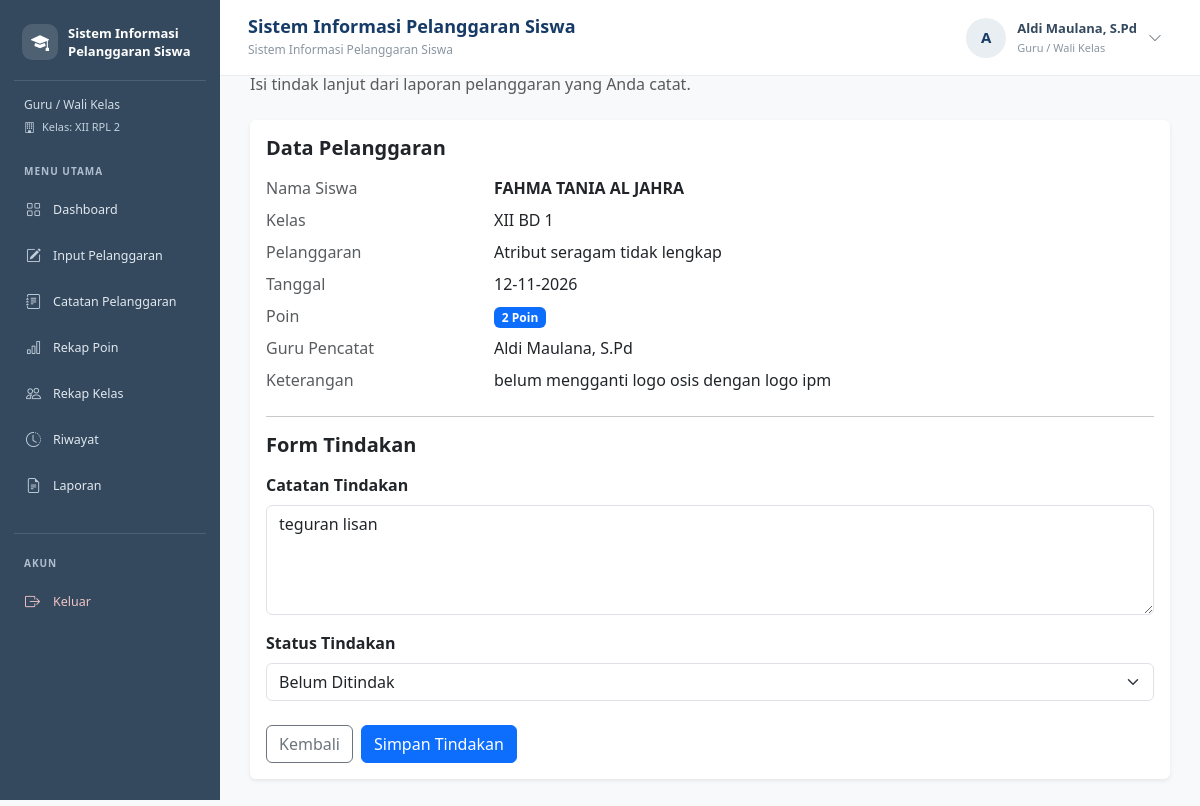
/tindakan.php?id=1 (signed in), run on the app's committed database.
### tables this page shows
CREATE TABLE `t_wali_kelas` (
  `id` int(11) NOT NULL,
  `tahun_ajaran_id` int(11) NOT NULL,
  `kelas_id` int(11) NOT NULL,
  `guru_id` int(11) NOT NULL,
  `tanggal_mulai` date NOT NULL,
  `tanggal_selesai` date NOT NULL,
  `status_aktif` tinyint(1) NOT NULL,
  `created_at` timestamp NOT NULL DEFAULT current_timestamp(),
  `updated_at` timestamp NOT NULL DEFAULT current_timestamp()
);

CREATE TABLE `t_kelas` (
  `id` int(11) NOT NULL,
  `nama` varchar(100) NOT NULL,
  `tingkat` varchar(20) NOT NULL,
  `jurusan` varchar(100) NOT NULL,
  `status_aktif` tinyint(1) NOT NULL,
  `created_at` timestamp NULL DEFAULT current_timestamp(),
  `updated_at` timestamp NULL DEFAULT current_timestamp()
);

CREATE TABLE `t_pelanggaran_siswa` (
  `id` int(11) NOT NULL,
  `tahun_ajaran_id` int(11) NOT NULL,
  `siswa_id` int(11) NOT NULL,
  `nama_siswa` varchar(150) NOT NULL,
  `kelas_id` int(11) NOT NULL,
  `nama_kelas` varchar(100) NOT NULL,
  `pelanggaran_id` int(11) NOT NULL,
  `nama_pelanggaran` varchar(150) NOT NULL,
  `pelanggaran_kategori_id` int(11) NOT NULL,
  `guru_id` int(11) NOT NULL,
  `nama_guru` varchar(150) NOT NULL,
  `tanggal` date NOT NULL,
  `keterangan` text NOT NULL,
  `poin` int(11) NOT NULL,
  `tindakan` text NOT NULL,
  `status` varchar(30) NOT NULL,
  `created_at` timestamp NOT NULL DEFAULT current_timestamp(),
  `updated_at` timestamp NOT NULL DEFAULT current_timestamp()
);

### includes/cek_wali_kelas.php (called while the page is built, shortened)
<?php
$role = strtolower(trim($_SESSION['role'] ?? ''));
if (isset($koneksi) && $role === 'guru') {
    $idUser = (int)($_SESSION['id'] ?? 0);
    $queryWali = "
        SELECT
            w.kelas_id,
            w.tahun_ajaran_id,
            k.nama AS nama_kelas
        FROM t_guru g
        JOIN t_wali_kelas w
            ON w.guru_id = g.id
        JOIN t_kelas k
            ON k.id = w.kelas_id
        JOIN t_tahun_ajaran ta
            ON ta.id = w.tahun_ajaran_id
        WHERE g.user_id = ?
            AND g.status_aktif = 1
            AND w.status_aktif = 1
            AND k.status_aktif = 1
            AND ta.status_aktif = 1
        ORDER BY w.id DESC
        LIMIT 1
    ";
    $stmtWali = mysqli_prepare($koneksi, $queryWali);
    if ($stmtWali) {
        mysqli_stmt_bind_param($stmtWali, "i", $idUser);
        mysqli_stmt_execute($stmtWali);
        $hasilWali = mysqli_stmt_get_result($stmtWali);
        if ($dataWali = mysqli_fetch_assoc($hasilWali)) {
            $isWaliKelas = true;
            $namaKelasWali = $dataWali['nama_kelas'];
        }
    }
}

### tindakan.php (the view, shortened to what this page needs)
<?php
include "config/koneksi.php";
$menuAktif = "catat_pelanggaran";
$idUser = (int)$_SESSION['id'];
$idPelanggaran = (int)($_GET['id'] ?? $_POST['id'] ?? 0);
$stmtGuru = mysqli_prepare($koneksi, "
    SELECT id, nama
    FROM t_guru
    WHERE user_id = ? AND status_aktif = 1
    LIMIT 1
");
mysqli_stmt_bind_param($stmtGuru, "i", $idUser);
mysqli_stmt_execute($stmtGuru);
$resultGuru = mysqli_stmt_get_result($stmtGuru);
$guru = mysqli_fetch_assoc($resultGuru);
$idGuru = (int)$guru['id'];
$stmtData = mysqli_prepare($koneksi, "
    SELECT *
    FROM t_pelanggaran_siswa
    WHERE id = ? AND guru_id = ?
    LIMIT 1
");
mysqli_stmt_bind_param($stmtData, "ii", $idPelanggaran, $idGuru);
mysqli_stmt_execute($stmtData);
$resultData = mysqli_stmt_get_result($stmtData);
$data = mysqli_fetch_assoc($resultData);
?>
<!DOCTYPE html>
<html lang="id">
<head>
    <link href="https://cdn.jsdelivr.net/npm/bootstrap@5.3.3/dist/css/bootstrap.min.css" rel="stylesheet">
</head>
<body class="bg-light">
<?php include "includes/sidebar.php"; ?>
<?php include "includes/navbar.php"; ?>
<div style="margin-left:220px; padding:30px;">
    <div class="mb-4">
        <h3 class="fw-bold">Tindakan Pelanggaran</h3>
        <p class="text-muted">
            Isi tindak lanjut dari laporan pelanggaran yang Anda catat.
        </p>
    </div>
    <div class="card border-0 shadow-sm">
        <div class="card-body">
            <h5 class="fw-bold mb-3">Data Pelanggaran</h5>
            <div class="row mb-2">
                <div class="col-md-3 text-muted">Nama Siswa</div>
                <div class="col-md-9 fw-semibold">
                    <?= htmlspecialchars($data['nama_siswa']) ?>
                </div>
            </div>
            <div class="row mb-2">
                <div class="col-md-3 text-muted">Kelas</div>
                <div class="col-md-9">
                    <?= htmlspecialchars($data['nama_kelas']) ?>
                </div>
            </div>
            <div class="row mb-2">
                <div class="col-md-3 text-muted">Pelanggaran</div>
                <div class="col-md-9">
                    <?= htmlspecialchars($data['nama_pelanggaran']) ?>
                </div>
            </div>
            <div class="row mb-2">
                <div class="col-md-3 text-muted">Tanggal</div>
                <div class="col-md-9">
                    <?= date('d-m-Y', strtotime($data['tanggal'])) ?>
                </div>
            </div>
            <div class="row mb-2">
                <div class="col-md-3 text-muted">Poin</div>
                <div class="col-md-9">
                    <span class="badge bg-primary">
                        <?= (int)$data['poin'] ?> Poin
                    </span>
                </div>
            </div>
            <div class="row mb-2">
                <div class="col-md-3 text-muted">Guru Pencatat</div>
                <div class="col-md-9">
                    <?= htmlspecialchars($data['nama_guru']) ?>
                </div>
            </div>
            <div class="row mb-4">
                <div class="col-md-3 text-muted">Keterangan</div>
                <div class="col-md-9">
                    <?= htmlspecialchars($data['keterangan'] ?: '-') ?>
                </div>
            </div>
            <hr>
            <h5 class="fw-bold mb-3">Form Tindakan</h5>
            <form method="POST">
                <div class="mb-3">
                    <label class="form-label fw-semibold">
                        Catatan Tindakan
                    </label>
                    <textarea
                        name="tindakan"
                        class="form-control"
                        rows="4"
                        placeholder="Tuliskan tindakan atau pembinaan yang diberikan kepada siswa..."
                        required><?= htmlspecialchars($_POST['tindakan'] ?? $data['tindakan']) ?></textarea>
                </div>
                <div class="mb-4">
                    <label class="form-label fw-semibold">
                        Status Tindakan
                    </label>
                    <select name="status" class="form-select" required>
                        <option value="Belum Ditindak"
                            <?= (($_POST['status'] ?? $data['status']) === "Belum Ditindak" ||
                                ($_POST['status'] ?? $data['status']) === "Belum ditangani")
                                ? "selected" : "" ?>>
                            Belum Ditindak
                        </option>
                    </select>
                </div>
                <div class="d-flex gap-2">
                    <a href="catatan_pelanggaran.php"
                        class="btn btn-outline-secondary">
                        Kembali
                    </a>
                    <button type="submit" name="simpan"
                        class="btn btn-primary">
                        Simpan Tindakan
                    </button>
                </div>
            </form>
        </div>
    </div>
</div>
</body>
</html>

### includes/sidebar.php (shortened to what this page needs)
<?php
require_once __DIR__ . '/cek_wali_kelas.php';
$menuAktif = $menuAktif ?? '';
$menuAdmin = [
    ["Dashboard", "dashboard.php", "dashboard", "bi-grid"],
    ["Kelola Guru", "data_guru.php", "guru", "bi-person-badge"],
    ["Kelola Siswa", "siswa.php", "siswa", "bi-people"],
    ["Kelola Kelas", "kelas.php", "kelas", "bi-building"],
    ["Kelola Tahun Ajaran", "tahun_ajaran.php", "tahun_ajaran", "bi-calendar3"],
    ["Penempatan Siswa", "penempatan_siswa.php", "penempatan", "bi-diagram-3"],
    ["Kelola Wali Kelas", "wali_kelas.php", "wali_kelas", "bi-person-workspace"],
    ["Kategori Pelanggaran", "kategori_pelanggaran.php", "kategori", "bi-tags"],
    ["Jenis Pelanggaran", "jenis_pelanggaran.php", "jenis", "bi-list-check"],
    ["Rekap Poin", "rekap_poin.php", "rekap_poin", "bi-bar-chart"],
    ["About Me", "about.php", "about", "bi-info-circle"],
    ["Laporan", "laporan.php", "laporan", "bi-file-earmark-text"]
];
$menuGuru = [
    ["Dashboard", "dashboard.php", "dashboard", "bi-grid"],
    ["Input Pelanggaran", "input_pelanggaran.php", "input_pelanggaran", "bi-pencil-square"],
    ["Catatan Pelanggaran", "catatan_pelanggaran.php", "catatan_pelanggaran", "bi-journal-text"],
    ["Rekap Poin", "rekap_poin.php", "rekap_poin", "bi-bar-chart"],
    ["Riwayat", "riwayat.php", "riwayat", "bi-clock-history"]
];
$menuWaliKelas = [
    ["Dashboard", "dashboard.php", "dashboard", "bi-grid"],
    ["Input Pelanggaran", "input_pelanggaran.php", "input_pelanggaran", "bi-pencil-square"],
    ["Catatan Pelanggaran", "catatan_pelanggaran.php", "catatan_pelanggaran", "bi-journal-text"],
    ["Rekap Poin", "rekap_poin.php", "rekap_poin", "bi-bar-chart"],
    ["Rekap Kelas", "rekap_kelas.php", "rekap_kelas", "bi-people"],
    ["Riwayat", "riwayat.php", "riwayat", "bi-clock-history"],
    ["Laporan", "laporan.php", "laporan", "bi-file-earmark-text"]
];
if ($role === 'admin') {
    $daftarMenu = $menuAdmin;
    $labelRole = 'Administrator';
} elseif ($role === 'guru' && $isWaliKelas) {
    $daftarMenu = $menuWaliKelas;
    $labelRole = 'Guru / Wali Kelas';
} elseif ($role === 'guru') {
    $daftarMenu = $menuGuru;
    $labelRole = 'Guru';
} else {
    $daftarMenu = [];
    $labelRole = 'Pengguna';
}
?>
<link rel="stylesheet"
href="https://cdn.jsdelivr.net/npm/bootstrap-icons@1.11.3/font/bootstrap-icons.min.css">
<div class="sidebar-ukk">
    <div class="brand-sidebar">
        <div class="brand-icon">
            <i class="bi bi-mortarboard-fill"></i>
        </div>
        <p class="brand-title">
            Sistem Informasi<br>
            Pelanggaran Siswa
        </p>
    </div>
    <div class="role-label">
        <?= htmlspecialchars($labelRole, ENT_QUOTES, 'UTF-8'); ?>
    </div>
    <?php if ($role === 'guru' && $isWaliKelas): ?>
        <div class="kelas-label">
            <i class="bi bi-building me-1"></i>
            Kelas: <?= htmlspecialchars($namaKelasWali, ENT_QUOTES, 'UTF-8'); ?>
        </div>
    <?php endif; ?>
    <div class="menu-label">Menu Utama</div>
    <ul class="sidebar-menu nav nav-pills">
        <?php foreach ($daftarMenu as $menu): ?>
            <li class="nav-item">
                <a
                    href="<?= htmlspecialchars($menu[1], ENT_QUOTES, 'UTF-8'); ?>"
                    class="nav-link <?= $menuAktif === $menu[2] ? 'active' : ''; ?>"
                >
                    <i class="bi <?= htmlspecialchars($menu[3], ENT_QUOTES, 'UTF-8'); ?>"></i>
                    <span><?= htmlspecialchars($menu[0], ENT_QUOTES, 'UTF-8'); ?></span>
                </a>
            </li>
        <?php endforeach; ?>
    </ul>
    <div class="sidebar-bottom">
        <div class="menu-label">Akun</div>
        <a
            href="logout.php"
            class="nav-link logout"
            onclick="return confirm('Apakah Anda yakin ingin keluar?')"
        >
            <i class="bi bi-box-arrow-right"></i>
            <span>Keluar</span>
        </a>
    </div>
</div>

### data on the page
t_wali_kelas: kelas.nama "XII RPL 2"
t_pelanggaran_siswa: nama_siswa "FAHMA TANIA AL JAHRA", nama_kelas "XII BD 1", nama_pelanggaran "Atribut seragam tidak lengkap", tanggal "12-11-2026", poin "2", nama_guru "Aldi Maulana, S.Pd", keterangan "belum mengganti logo osis dengan logo ipm", tindakan "teguran lisan"

### other printed values
$labelRole "Guru / Wali Kelas"
$menu[0] "Dashboard"
$menu[0] "Input Pelanggaran"
$menu[0] "Catatan Pelanggaran"
$menu[0] "Rekap Poin"
$menu[0] "Rekap Kelas"
$menu[0] "Riwayat"
$menu[0] "Laporan"
$judulNavbar "Sistem Informasi Pelanggaran Siswa"
$inisial "A"
$namaPengguna "Aldi Maulana, S.Pd"
$labelRoleNavbar "Guru / Wali Kelas"
